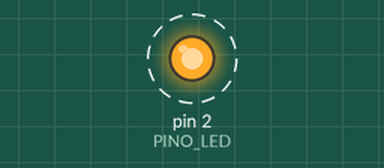
The sketch below on a simulated Arduino Uno, built with avr-gcc and run on an emulated ATmega328P. Parts: output pins drawn as LEDs (lit = HIGH). Dashed ring = blinking.

Above: at 0.15 s.
Timing chart, 0 to 3.0 s (numbered marks = the images above):
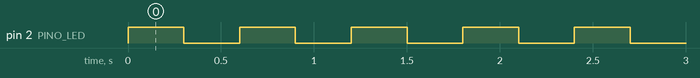

Measured:
- by itself, pin 2 (PINO_LED): alternates HIGH for 0.30 s and LOW for 0.30 s

The sketch:

pisca_led.ino
```cpp
uint8_t PINO_LED = 2;

void setup() {
  pinMode(PINO_LED, OUTPUT);
}

void loop() {
  digitalWrite(PINO_LED, HIGH);
  delay(300);
  digitalWrite(PINO_LED, LOW);
  delay(300);
}
```
